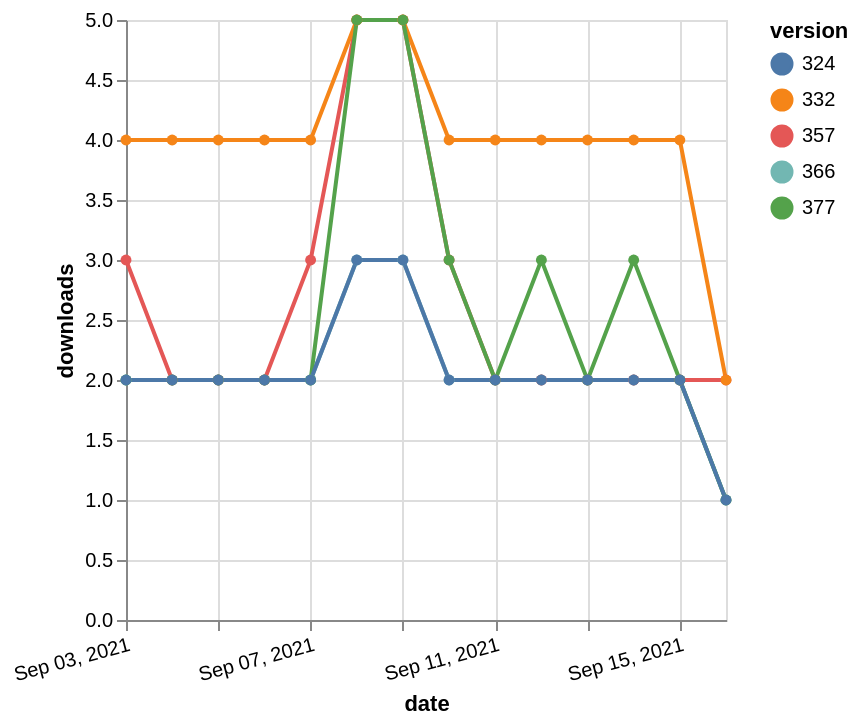

Express this chart as Vega-Lite.
### Vega-Lite specification from a JSON file in a GitHub repository (floating-point values rounded to 4 significant figures)
{"$schema": "https://vega.github.io/schema/vega-lite/v5.json", "description": "A simple bar chart with embedded data.", "data": {"values": [{"date": "2021-09-03", "total": 2334, "delta": 2, "version": "366"}, {"date": "2021-09-04", "total": 2336, "delta": 2, "version": "366"}, {"date": "2021-09-05", "total": 2338, "delta": 2, "version": "366"}, {"date": "2021-09-06", "total": 2340, "delta": 2, "version": "366"}, {"date": "2021-09-07", "total": 2342, "delta": 2, "version": "366"}, {"date": "2021-09-08", "total": 2345, "delta": 3, "version": "366"}, {"date": "2021-09-09", "total": 2348, "delta": 3, "version": "366"}, {"date": "2021-09-10", "total": 2350, "delta": 2, "version": "366"}, {"date": "2021-09-11", "total": 2352, "delta": 2, "version": "366"}, {"date": "2021-09-12", "total": 2354, "delta": 2, "version": "366"}, {"date": "2021-09-13", "total": 2356, "delta": 2, "version": "366"}, {"date": "2021-09-14", "total": 2358, "delta": 2, "version": "366"}, {"date": "2021-09-15", "total": 2360, "delta": 2, "version": "366"}, {"date": "2021-09-16", "total": 2361, "delta": 1, "version": "366"}, {"date": "2021-09-03", "total": 2924, "delta": 3, "version": "357"}, {"date": "2021-09-04", "total": 2926, "delta": 2, "version": "357"}, {"date": "2021-09-05", "total": 2928, "delta": 2, "version": "357"}, {"date": "2021-09-06", "total": 2930, "delta": 2, "version": "357"}, {"date": "2021-09-07", "total": 2933, "delta": 3, "version": "357"}, {"date": "2021-09-08", "total": 2938, "delta": 5, "version": "357"}, {"date": "2021-09-09", "total": 2943, "delta": 5, "version": "357"}, {"date": "2021-09-10", "total": 2946, "delta": 3, "version": "357"}, {"date": "2021-09-11", "total": 2948, "delta": 2, "version": "357"}, {"date": "2021-09-12", "total": 2950, "delta": 2, "version": "357"}, {"date": "2021-09-13", "total": 2952, "delta": 2, "version": "357"}, {"date": "2021-09-14", "total": 2954, "delta": 2, "version": "357"}, {"date": "2021-09-15", "total": 2956, "delta": 2, "version": "357"}, {"date": "2021-09-16", "total": 2958, "delta": 2, "version": "357"}, {"date": "2021-09-03", "total": 4976, "delta": 4, "version": "332"}, {"date": "2021-09-04", "total": 4980, "delta": 4, "version": "332"}, {"date": "2021-09-05", "total": 4984, "delta": 4, "version": "332"}, {"date": "2021-09-06", "total": 4988, "delta": 4, "version": "332"}, {"date": "2021-09-07", "total": 4992, "delta": 4, "version": "332"}, {"date": "2021-09-08", "total": 4997, "delta": 5, "version": "332"}, {"date": "2021-09-09", "total": 5002, "delta": 5, "version": "332"}, {"date": "2021-09-10", "total": 5006, "delta": 4, "version": "332"}, {"date": "2021-09-11", "total": 5010, "delta": 4, "version": "332"}, {"date": "2021-09-12", "total": 5014, "delta": 4, "version": "332"}, {"date": "2021-09-13", "total": 5018, "delta": 4, "version": "332"}, {"date": "2021-09-14", "total": 5022, "delta": 4, "version": "332"}, {"date": "2021-09-15", "total": 5026, "delta": 4, "version": "332"}, {"date": "2021-09-16", "total": 5028, "delta": 2, "version": "332"}, {"date": "2021-09-03", "total": 2140, "delta": 2, "version": "377"}, {"date": "2021-09-04", "total": 2142, "delta": 2, "version": "377"}, {"date": "2021-09-05", "total": 2144, "delta": 2, "version": "377"}, {"date": "2021-09-06", "total": 2146, "delta": 2, "version": "377"}, {"date": "2021-09-07", "total": 2148, "delta": 2, "version": "377"}, {"date": "2021-09-08", "total": 2153, "delta": 5, "version": "377"}, {"date": "2021-09-09", "total": 2158, "delta": 5, "version": "377"}, {"date": "2021-09-10", "total": 2161, "delta": 3, "version": "377"}, {"date": "2021-09-11", "total": 2163, "delta": 2, "version": "377"}, {"date": "2021-09-12", "total": 2166, "delta": 3, "version": "377"}, {"date": "2021-09-13", "total": 2168, "delta": 2, "version": "377"}, {"date": "2021-09-14", "total": 2171, "delta": 3, "version": "377"}, {"date": "2021-09-15", "total": 2173, "delta": 2, "version": "377"}, {"date": "2021-09-16", "total": 2174, "delta": 1, "version": "377"}, {"date": "2021-09-03", "total": 2550, "delta": 2, "version": "324"}, {"date": "2021-09-04", "total": 2552, "delta": 2, "version": "324"}, {"date": "2021-09-05", "total": 2554, "delta": 2, "version": "324"}, {"date": "2021-09-06", "total": 2556, "delta": 2, "version": "324"}, {"date": "2021-09-07", "total": 2558, "delta": 2, "version": "324"}, {"date": "2021-09-08", "total": 2561, "delta": 3, "version": "324"}, {"date": "2021-09-09", "total": 2564, "delta": 3, "version": "324"}, {"date": "2021-09-10", "total": 2566, "delta": 2, "version": "324"}, {"date": "2021-09-11", "total": 2568, "delta": 2, "version": "324"}, {"date": "2021-09-12", "total": 2570, "delta": 2, "version": "324"}, {"date": "2021-09-13", "total": 2572, "delta": 2, "version": "324"}, {"date": "2021-09-14", "total": 2574, "delta": 2, "version": "324"}, {"date": "2021-09-15", "total": 2576, "delta": 2, "version": "324"}, {"date": "2021-09-16", "total": 2577, "delta": 1, "version": "324"}]}, "width": "container", "mark": {"type": "line", "point": {"filled": true}}, "encoding": {"x": {"field": "date", "type": "temporal", "timeUnit": "yearmonthdate", "title": "date", "axis": {"labelAngle": -15}}, "y": {"field": "delta", "type": "quantitative", "title": "downloads"}, "color": {"field": "version", "type": "nominal"}, "tooltip": {"field": "delta"}}}
